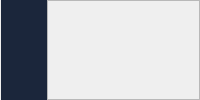
       <widget class="QWidget" name="Model3D">
        <property name="styleSheet">
         <string notr="true"/>
        </property>
        <layout class="QHBoxLayout" name="horizontalLayout_8" stretch="3,10">
         <property name="spacing">
          <number>0</number>
         </property>
         <property name="leftMargin">
          <number>1</number>
         </property>
         <property name="topMargin">
          <number>0</number>
         </property>
         <property name="rightMargin">
          <number>0</number>
         </property>
         <property name="bottomMargin">
          <number>0</number>
         </property>
         <item>
          <widget class="QFrame" name="frame_contenedor_izquierda">
           <property name="styleSheet">
            <string notr="true">background-color: rgb(27, 38, 59);
font: 650 10pt &quot;Roboto&quot;;
color: white;
border: 1px solid rgb(27, 38, 59);
</string>
           </property>
           <property name="frameShape">
            <enum>QFrame::Box</enum>
           </property>
           <property name="frameShadow">
            <enum>QFrame::Raised</enum>
           </property>
           <widget class="QLabel" name="lbl_foto">
            <property name="geometry">
             <rect>
              <x>92</x>
              <y>50</y>
              <width>91</width>
              <height>91</height>
             </rect>
            </property>
            <property name="styleSheet">
             <string notr="true">border: 1px solid black;
border-radius: 600</string>
            </property>
            <property name="text">
             <string/>
            </property>
            <property name="pixmap">
             <pixmap resource="images/images/image.qrc">:/images/foto-p.png</pixmap>
            </property>
            <property name="scaledContents">
             <bool>true</bool>
            </property>
            <property name="alignment">
             <set>Qt::AlignCenter</set>
            </property>
            <property name="margin">
             <number>0</number>
            </property>
           </widget>
           <widget class="QLabel" name="lbl_nombre">
            <property name="geometry">
             <rect>
              <x>64</x>
              <y>150</y>
              <width>141</width>
              <height>31</height>
             </rect>
            </property>
            <property name="styleSheet">
             <string notr="true">color: white;
font: 650 10.5pt &quot;Roboto&quot;;</string>
            </property>
            <property name="text">
             <string>Walter J. Raleigh</string>
            </property>
            <property name="alignment">
             <set>Qt::AlignCenter</set>
            </property>
           </widget>
           <widget class="QPushButton" name="btn_tipo_paciente">
            <property name="geometry">
             <rect>
              <x>100</x>
              <y>187</y>
              <width>71</width>
              <height>21</height>
             </rect>
            </property>
            <property name="font">
             <font>
              <family>Roboto</family>
              <pointsize>9</pointsize>
              <italic>false</italic>
              <bold>true</bold>
             </font>
            </property>
            <property name="styleSheet">
             <string notr="true">background-color: rgb(154, 154, 231);
color: white;
border: 1px solid rgb(154, 154, 231);
border-radius: 7;
font: 700 9pt &quot;Roboto&quot;;</string>
            </property>
            <property name="text">
             <string>Adulto</string>
            </property>
           </widget>
           <widget class="QLabel" name="lbl_linea">
            <property name="geometry">
             <rect>
              <x>30</x>
              <y>210</y>
              <width>221</width>
              <height>20</height>
             </rect>
            </property>
            <property name="styleSheet">
             <string notr="true">border-bottom: 1px solid gray;
border-radius: 0</string>
            </property>
            <property name="text">
             <string/>
            </property>
           </widget>
           <widget class="QLabel" name="lbl_info">
            <property name="geometry">
             <rect>
              <x>70</x>
              <y>236</y>
              <width>141</width>
              <height>31</height>
             </rect>
            </property>
            <property name="styleSheet">
             <string notr="true">color: white;
font: 750 10pt &quot;Roboto&quot;;</string>
            </property>
            <property name="text">
             <string>Información General</string>
            </property>
            <property name="alignment">
             <set>Qt::AlignLeading|Qt::AlignLeft|Qt::AlignVCenter</set>
            </property>
           </widget>
           <widget class="QFrame" name="frame_2">
            <property name="geometry">
             <rect>
              <x>70</x>
              <y>282</y>
              <width>181</width>
              <height>33</height>
             </rect>
            </property>
            <property name="styleSheet">
             <string notr="true">font: 750 9pt &quot;Roboto&quot;;</string>
            </property>
            <property name="frameShape">
             <enum>QFrame::StyledPanel</enum>
            </property>
            <property name="frameShadow">
             <enum>QFrame::Raised</enum>
            </property>
            <layout class="QVBoxLayout" name="verticalLayout_10">
             <property name="leftMargin">
              <number>2</number>
             </property>
             <property name="topMargin">
              <number>1</number>
             </property>
             <property name="bottomMargin">
              <number>0</number>
             </property>
             <item>
              <widget class="QLabel" name="lbl_desc1">
               <property name="styleSheet">
                <string notr="true">font: 650 9pt &quot;Roboto&quot;;
color: rgb(207, 207, 207);</string>
               </property>
               <property name="text">
                <string>Fecha de la Cita:</string>
               </property>
              </widget>
             </item>
             <item>
              <widget class="QLabel" name="lbl_fecha">
               <property name="styleSheet">
                <string notr="true">font: 750 9pt &quot;Roboto&quot;;</string>
               </property>
               <property name="text">
                <string>24 de Noviembre del 2023</string>
               </property>
              </widget>
             </item>
            </layout>
           </widget>
           <widget class="QLabel" name="ico_fecha">
            <property name="geometry">
             <rect>
              <x>30</x>
              <y>280</y>
              <width>36</width>
              <height>36</height>
             </rect>
            </property>
            <property name="styleSheet">
             <string notr="true">border: 1px solid rgba(0, 232, 159, 0.4);
border-radius: 18;
background-color: rgba(0, 232, 159, 0.2);</string>
            </property>
            <property name="text">
             <string/>
            </property>
            <property name="pixmap">
             <pixmap resource="icons/icons.qrc">:/icons/calendar.svg</pixmap>
            </property>
            <property name="scaledContents">
             <bool>true</bool>
            </property>
            <property name="alignment">
             <set>Qt::AlignCenter</set>
            </property>
            <property name="margin">
             <number>6</number>
            </property>
            <property name="indent">
             <number>-9</number>
            </property>
           </widget>
           <widget class="QLabel" name="ico_documento">
            <property name="geometry">
             <rect>
              <x>30</x>
              <y>337</y>
              <width>36</width>
              <height>36</height>
             </rect>
            </property>
            <property name="styleSheet">
             <string notr="true">border: 1px solid  rgba(216, 160, 15, 0.4);
border-radius: 18;
background-color: rgba(216, 160, 15, 0.2);</string>
            </property>
            <property name="text">
             <string/>
            </property>
            <property name="pixmap">
             <pixmap resource="icons/icons.qrc">:/icons/document.svg</pixmap>
            </property>
            <property name="scaledContents">
             <bool>true</bool>
            </property>
            <property name="alignment">
             <set>Qt::AlignCenter</set>
            </property>
            <property name="margin">
             <number>6</number>
            </property>
            <property name="indent">
             <number>-9</number>
            </property>
           </widget>
           <widget class="QFrame" name="frame_4">
            <property name="geometry">
             <rect>
              <x>70</x>
              <y>338</y>
              <width>181</width>
              <height>33</height>
             </rect>
            </property>
            <property name="styleSheet">
             <string notr="true">font: 750 9pt &quot;Roboto&quot;;</string>
            </property>
            <property name="frameShape">
             <enum>QFrame::StyledPanel</enum>
            </property>
            <property name="frameShadow">
             <enum>QFrame::Raised</enum>
            </property>
            <layout class="QVBoxLayout" name="verticalLayout_43">
             <property name="leftMargin">
              <number>2</number>
             </property>
             <property name="topMargin">
              <number>1</number>
             </property>
             <property name="bottomMargin">
              <number>0</number>
             </property>
             <item>
              <widget class="QLabel" name="lbl_desc2">
               <property name="styleSheet">
                <string notr="true">font: 650 9pt &quot;Roboto&quot;;
color: rgb(207, 207, 207);</string>
               </property>
               <property name="text">
                <string>Documento:</string>
               </property>
              </widget>
             </item>
             <item>
              <widget class="QLabel" name="lbl_documento">
               <property name="styleSheet">
                <string notr="true">font: 750 9pt &quot;Roboto&quot;;</string>
               </property>
               <property name="text">
                <string>C.I. 24.734.053</string>
               </property>
              </widget>
             </item>
            </layout>
           </widget>
           <widget class="QLabel" name="ico_edad">
            <property name="geometry">
             <rect>
              <x>30</x>
              <y>394</y>
              <width>36</width>
              <height>36</height>
             </rect>
            </property>
            <property name="styleSheet">
             <string notr="true">border: 1px solid rgba(0, 91, 186, 0.4);
border-radius: 18;
background-color: rgba(0, 91, 186, 0.2);</string>
            </property>
            <property name="text">
             <string/>
            </property>
            <property name="pixmap">
             <pixmap resource="icons/icons.qrc">:/icons/age.svg</pixmap>
            </property>
            <property name="scaledContents">
             <bool>true</bool>
            </property>
            <property name="alignment">
             <set>Qt::AlignCenter</set>
            </property>
            <property name="margin">
             <number>6</number>
            </property>
            <property name="indent">
             <number>-9</number>
            </property>
           </widget>
           <widget class="QFrame" name="frame_5">
            <property name="geometry">
             <rect>
              <x>70</x>
              <y>397</y>
              <width>181</width>
              <height>33</height>
             </rect>
            </property>
            <property name="styleSheet">
             <string notr="true">font: 750 9pt &quot;Roboto&quot;;</string>
            </property>
            <property name="frameShape">
             <enum>QFrame::StyledPanel</enum>
            </property>
            <property name="frameShadow">
             <enum>QFrame::Raised</enum>
            </property>
            <layout class="QVBoxLayout" name="verticalLayout_44">
             <property name="leftMargin">
              <number>2</number>
             </property>
             <property name="topMargin">
              <number>1</number>
             </property>
             <property name="bottomMargin">
              <number>0</number>
             </property>
             <item>
              <widget class="QLabel" name="lbl_desc3">
               <property name="styleSheet">
                <string notr="true">font: 650 9pt &quot;Roboto&quot;;
color: rgb(207, 207, 207);</string>
               </property>
               <property name="text">
                <string>Edad de la Persona:</string>
               </property>
              </widget>
             </item>
             <item>
              <widget class="QLabel" name="lbl_edad">
               <property name="styleSheet">
                <string notr="true">font: 750 9pt &quot;Roboto&quot;;</string>
               </property>
               <property name="text">
                <string>26 años</string>
               </property>
              </widget>
             </item>
            </layout>
           </widget>
           <widget class="QLabel" name="ico_peso">
            <property name="geometry">
             <rect>
              <x>30</x>
              <y>452</y>
              <width>36</width>
              <height>36</height>
             </rect>
            </property>
            <property name="styleSheet">
             <string notr="true">border: 1px solid rgba(109, 87, 222, 0.2);
border-radius: 18;
background-color: rgba(109, 87, 222, 0.2);</string>
            </property>
            <property name="text">
             <string/>
            </property>
            <property name="pixmap">
             <pixmap resource="icons/icons.qrc">:/icons/weight.svg</pixmap>
            </property>
            <property name="scaledContents">
             <bool>true</bool>
            </property>
            <property name="alignment">
             <set>Qt::AlignCenter</set>
            </property>
            <property name="margin">
             <number>6</number>
            </property>
            <property name="indent">
             <number>-9</number>
            </property>
           </widget>
           <widget class="QFrame" name="frame_6">
            <property name="geometry">
             <rect>
              <x>70</x>
              <y>456</y>
              <width>181</width>
              <height>33</height>
             </rect>
            </property>
            <property name="styleSheet">
             <string notr="true">font: 750 9pt &quot;Roboto&quot;;</string>
            </property>
            <property name="frameShape">
             <enum>QFrame::StyledPanel</enum>
            </property>
            <property name="frameShadow">
             <enum>QFrame::Raised</enum>
            </property>
            <layout class="QVBoxLayout" name="verticalLayout_45">
             <property name="leftMargin">
              <number>2</number>
             </property>
             <property name="topMargin">
              <number>0</number>
             </property>
             <property name="bottomMargin">
              <number>1</number>
             </property>
             <item>
              <widget class="QLabel" name="lbl_desc4">
               <property name="styleSheet">
                <string notr="true">font: 650 9pt &quot;Roboto&quot;;
color: rgb(207, 207, 207);</string>
               </property>
               <property name="text">
                <string>Peso Actual:</string>
               </property>
              </widget>
             </item>
             <item>
              <widget class="QLabel" name="lbl_peso">
               <property name="styleSheet">
                <string notr="true">font: 750 9pt &quot;Roboto&quot;;</string>
               </property>
               <property name="text">
                <string>1,80kgs</string>
               </property>
              </widget>
             </item>
            </layout>
           </widget>
           <widget class="QLabel" name="ico_estatura">
            <property name="geometry">
             <rect>
              <x>30</x>
              <y>512</y>
              <width>36</width>
              <height>36</height>
             </rect>
            </property>
            <property name="styleSheet">
             <string notr="true">border: 1px solid rgba(222, 38, 136, 0.4);
border-radius: 18;
background-color: rgba(222, 38, 136, 0.2);</string>
            </property>
            <property name="text">
             <string/>
            </property>
            <property name="pixmap">
             <pixmap resource="icons/icons.qrc">:/icons/height.svg</pixmap>
            </property>
            <property name="scaledContents">
             <bool>true</bool>
            </property>
            <property name="alignment">
             <set>Qt::AlignCenter</set>
            </property>
            <property name="margin">
             <number>6</number>
            </property>
            <property name="indent">
             <number>-9</number>
            </property>
           </widget>
           <widget class="QFrame" name="frame_7">
            <property name="geometry">
             <rect>
              <x>70</x>
              <y>514</y>
              <width>181</width>
              <height>33</height>
             </rect>
            </property>
            <property name="styleSheet">
             <string notr="true">font: 750 9pt &quot;Roboto&quot;;</string>
            </property>
            <property name="frameShape">
             <enum>QFrame::StyledPanel</enum>
            </property>
            <property name="frameShadow">
             <enum>QFrame::Raised</enum>
            </property>
            <layout class="QVBoxLayout" name="verticalLayout_46">
             <property name="leftMargin">
              <number>2</number>
             </property>
             <property name="topMargin">
              <number>1</number>
             </property>
             <property name="bottomMargin">
              <number>0</number>
             </property>
             <item>
              <widget class="QLabel" name="lbl_desc5">
               <property name="styleSheet">
                <string notr="true">font: 650 9pt &quot;Roboto&quot;;
color: rgb(207, 207, 207);</string>
               </property>
               <property name="text">
                <string>Estatura Actual:</string>
               </property>
              </widget>
             </item>
             <item>
              <widget class="QLabel" name="lbl_estatura">
               <property name="styleSheet">
                <string notr="true">font: 750 9pt &quot;Roboto&quot;;</string>
               </property>
               <property name="text">
                <string>1,64cm</string>
               </property>
              </widget>
             </item>
            </layout>
           </widget>
           <widget class="QFrame" name="frame_8">
            <property name="geometry">
             <rect>
              <x>70</x>
              <y>572</y>
              <width>181</width>
              <height>33</height>
             </rect>
            </property>
            <property name="styleSheet">
             <string notr="true">font: 750 9pt &quot;Roboto&quot;;</string>
            </property>
            <property name="frameShape">
             <enum>QFrame::StyledPanel</enum>
            </property>
            <property name="frameShadow">
             <enum>QFrame::Raised</enum>
            </property>
            <layout class="QVBoxLayout" name="verticalLayout_47">
             <property name="leftMargin">
              <number>2</number>
             </property>
             <property name="topMargin">
              <number>1</number>
             </property>
             <property name="bottomMargin">
              <number>0</number>
             </property>
             <item>
              <widget class="QLabel" name="lbl_desc6">
               <property name="styleSheet">
                <string notr="true">font: 650 9pt &quot;Roboto&quot;;
color: rgb(207, 207, 207);</string>
               </property>
               <property name="text">
                <string>Teléfono:</string>
               </property>
              </widget>
             </item>
             <item>
              <widget class="QLabel" name="lbl_telefono">
               <property name="styleSheet">
                <string notr="true">font: 750 9pt &quot;Roboto&quot;;</string>
               </property>
               <property name="text">
                <string>+584246765152</string>
               </property>
              </widget>
             </item>
            </layout>
           </widget>
           <widget class="QLabel" name="ico_telefono">
            <property name="geometry">
             <rect>
              <x>30</x>
              <y>570</y>
              <width>36</width>
              <height>36</height>
             </rect>
            </property>
            <property name="styleSheet">
             <string notr="true">border: 1px solid rgba(198, 87, 59, 0.2);
border-radius: 18;
background-color: rgba(198, 87, 59, 0.2);</string>
            </property>
            <property name="text">
             <string/>
            </property>
            <property name="pixmap">
             <pixmap resource="icons/icons.qrc">:/icons/phone.svg</pixmap>
            </property>
            <property name="scaledContents">
             <bool>true</bool>
            </property>
            <property name="alignment">
             <set>Qt::AlignCenter</set>
            </property>
            <property name="margin">
             <number>6</number>
            </property>
            <property name="indent">
             <number>-9</number>
            </property>
           </widget>
           <widget class="QFrame" name="frame_9">
            <property name="geometry">
             <rect>
              <x>220</x>
              <y>773</y>
              <width>181</width>
              <height>31</height>
             </rect>
            </property>
            <property name="styleSheet">
             <string notr="true">font: 750 9pt &quot;Roboto&quot;;</string>
            </property>
            <property name="frameShape">
             <enum>QFrame::StyledPanel</enum>
            </property>
            <property name="frameShadow">
             <enum>QFrame::Raised</enum>
            </property>
            <layout class="QVBoxLayout" name="verticalLayout_48">
             <property name="leftMargin">
              <number>2</number>
             </property>
             <property name="topMargin">
              <number>1</number>
             </property>
             <property name="bottomMargin">
              <number>0</number>
             </property>
             <item>
              <widget class="QLabel" name="label_26">
               <property name="styleSheet">
                <string notr="true">font: 650 9pt &quot;Roboto&quot;;
color: rgb(207, 207, 207);</string>
               </property>
               <property name="text">
                <string>Fecha de la Cita:</string>
               </property>
              </widget>
             </item>
             <item>
              <widget class="QLabel" name="label_27">
               <property name="styleSheet">
                <string notr="true">font: 750 9pt &quot;Roboto&quot;;</string>
               </property>
               <property name="text">
                <string>24 de Noviembre del 2023</string>
               </property>
              </widget>
             </item>
            </layout>
           </widget>
           <widget class="QLabel" name="label_28">
            <property name="geometry">
             <rect>
              <x>180</x>
              <y>770</y>
              <width>36</width>
              <height>36</height>
             </rect>
            </property>
            <property name="styleSheet">
             <string notr="true">border: 1px solid rgba(0, 232, 159, 0.4);
border-radius: 18;
background-color: rgba(0, 232, 159, 0.2);</string>
            </property>
            <property name="text">
             <string/>
            </property>
            <property name="pixmap">
             <pixmap resource="icons/icons.qrc">:/icons/calendar.svg</pixmap>
            </property>
            <property name="scaledContents">
             <bool>true</bool>
            </property>
            <property name="alignment">
             <set>Qt::AlignCenter</set>
            </property>
            <property name="margin">
             <number>6</number>
            </property>
            <property name="indent">
             <number>-9</number>
            </property>
           </widget>
           <widget class="QFrame" name="frame_10">
            <property name="geometry">
             <rect>
              <x>70</x>
              <y>628</y>
              <width>181</width>
              <height>33</height>
             </rect>
            </property>
            <property name="styleSheet">
             <string notr="true">font: 750 9pt &quot;Roboto&quot;;</string>
            </property>
            <property name="frameShape">
             <enum>QFrame::StyledPanel</enum>
            </property>
            <property name="frameShadow">
             <enum>QFrame::Raised</enum>
            </property>
            <layout class="QVBoxLayout" name="verticalLayout_55">
             <property name="leftMargin">
              <number>2</number>
             </property>
             <property name="topMargin">
              <number>1</number>
             </property>
             <property name="bottomMargin">
              <number>0</number>
             </property>
             <item>
              <widget class="QLabel" name="lbl_desc7">
               <property name="styleSheet">
                <string notr="true">font: 650 9pt &quot;Roboto&quot;;
color: rgb(207, 207, 207);
</string>
               </property>
               <property name="text">
                <string>Actividad Física</string>
               </property>
              </widget>
             </item>
             <item>
              <widget class="QLabel" name="lbl_actividad_fisica">
               <property name="styleSheet">
                <string notr="true">font: 750 9pt &quot;Roboto&quot;;</string>
               </property>
               <property name="text">
                <string>Dormir</string>
               </property>
              </widget>
             </item>
            </layout>
           </widget>
           <widget class="QLabel" name="ico_actividad">
            <property name="geometry">
             <rect>
              <x>30</x>
              <y>626</y>
              <width>36</width>
              <height>36</height>
             </rect>
            </property>
            <property name="styleSheet">
             <string notr="true">border: 1px solid rgba(58, 141, 123, 0.4);
border-radius: 18;
background-color: rgba(58, 141, 123, 0.2);</string>
            </property>
            <property name="text">
             <string/>
            </property>
            <property name="pixmap">
             <pixmap resource="icons/icons.qrc">:/icons/fitness.svg</pixmap>
            </property>
            <property name="scaledContents">
             <bool>true</bool>
            </property>
            <property name="alignment">
             <set>Qt::AlignCenter</set>
            </property>
            <property name="margin">
             <number>6</number>
            </property>
            <property name="indent">
             <number>-9</number>
            </property>
           </widget>
          </widget>
         </item>
         <item>
          <widget class="QFrame" name="frame_visor3d">
           <property name="styleSheet">
            <string notr="true"/>
           </property>
           <property name="frameShape">
            <enum>QFrame::StyledPanel</enum>
           </property>
           <property name="frameShadow">
            <enum>QFrame::Raised</enum>
           </property>
           <layout class="QVBoxLayout" name="verticalLayout">
            <item>
             <widget class="QWidget" name="test" native="true"/>
            </item>
           </layout>
          </widget>
         </item>
        </layout>
       </widget>
